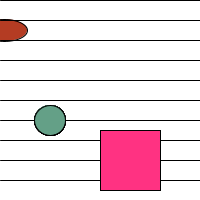
Frame 1 (no input)
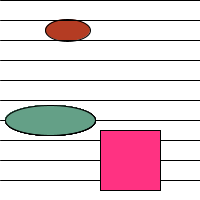
Frame 60 (the mouse pressed at the canvas centre just before this capture)
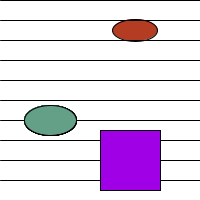
Frame 120 (the mouse held since frame 60 and released just before this capture)

The Processing sketch that drew these frames (run headless with seeded random() and noise(); from frame 60 on, the mouse is pressed at the canvas centre):

// Processing sketch: processing_26979
// ── processing_26979.pde

//Kate Easton
//z3290017
//Lesson Three Project

Ball myBall1;
Ball myBall2;

int w = 30;
int h = 30;
int speed = 1;

void setup(){
  size(200,200);
  
  myBall1 = new Ball(color(180,60,35),0,30,45,45);  
  myBall2 = new Ball(color(100,160,135),50,120,w,h);
}

void draw(){
  background(255);
  stroke(0);
  myBall1.move();
  myBall1.display();
  myBall2.move2();


  for(int y=0; y<height; y+=20) {
    line(0,y,width,y);
fill(100,160,135);
ellipse(50,120,w,h);
}
   {
fill(260-mouseX,50-mouseX,mouseX+130);
rect(100,130,60,60);
 }
}
  
class Ball{
  color c;
  float xpos;
  float ypos;
  float xspeed;
  int thesize;
  
  Ball(color tempC, float tempXpos, float tempYpos, int tempSize, float tempSpeed){
    c = tempC;
    xpos = tempXpos;
    ypos=tempYpos;
    xspeed=tempSpeed;
    thesize=tempSize;
  }
  
  void move(){
    xpos=xpos+xspeed/10;
    if (xpos>width){
      xpos=0;
    }
 }
 void move2(){
   w=w+speed;
   if ((w > 100) || (w<0))  
speed = speed * -1;
 }
 
  void display(){
    stroke(0);
    fill(c);
    ellipseMode(CENTER);
    int offset = thesize/4;
    ellipse(xpos,ypos,thesize,thesize/2);
  }
}
